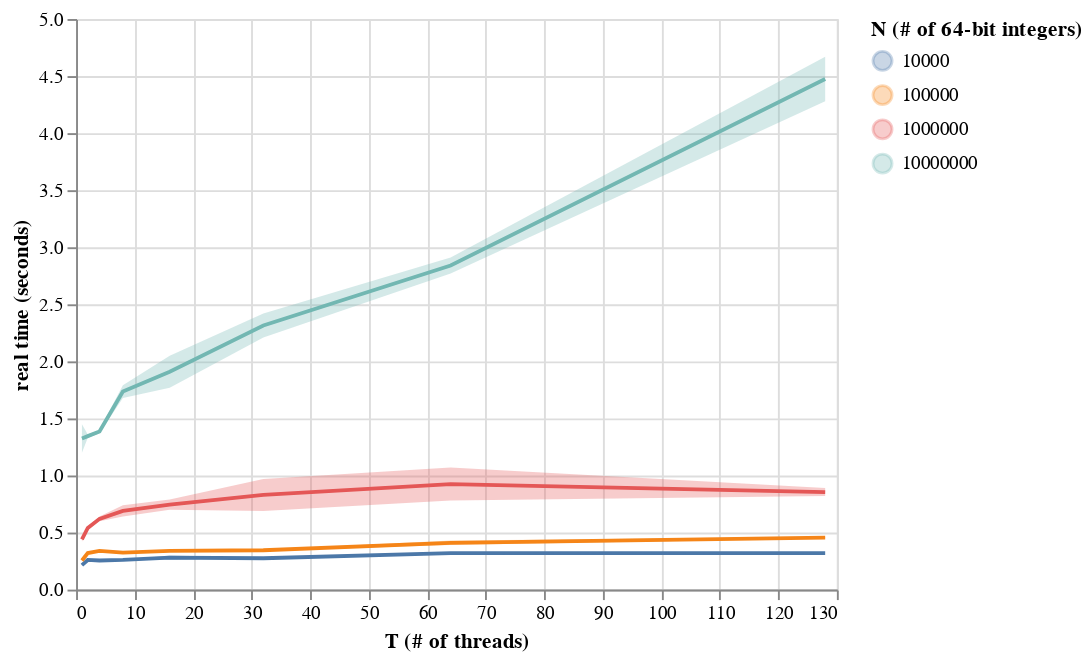

Notebook source saved alongside this figure:
### Code cell
charts[REAL]

### Figure 1 — Vega-Lite specification as saved in the notebook (floating-point values rounded to 4 significant figures)
{"config": {"view": {"continuousWidth": 400, "continuousHeight": 300}}, "layer": [{"mark": "line", "encoding": {"color": {"type": "nominal", "field": "N (# of 64-bit integers)"}, "x": {"type": "quantitative", "field": "T (# of threads)"}, "y": {"type": "quantitative", "aggregate": "mean", "field": "real time (seconds)"}}}, {"mark": {"type": "errorband", "extent": "ci"}, "encoding": {"color": {"type": "nominal", "field": "N (# of 64-bit integers)"}, "x": {"type": "quantitative", "field": "T (# of threads)"}, "y": {"type": "quantitative", "field": "real time (seconds)"}}}], "data": {"name": "data-16f539c5201a35a1d657755a7729af9f"}, "$schema": "https://vega.github.io/schema/vega-lite/v4.8.1.json", "datasets": {"data-16f539c5201a35a1d657755a7729af9f": [{"N (# of 64-bit integers)": 10000, "T (# of threads)": 1, "real time (seconds)": 0.21, "user execution time (cpu seconds)": 0.19, "system overhead time (cpu seconds)": 0.05}, {"N (# of 64-bit integers)": 10000, "T (# of threads)": 1, "real time (seconds)": 0.22, "user execution time (cpu seconds)": 0.19, "system overhead time (cpu seconds)": 0.05}, {"N (# of 64-bit integers)": 10000, "T (# of threads)": 2, "real time (seconds)": 0.26, "user execution time (cpu seconds)": 0.26, "system overhead time (cpu seconds)": 0.06}, {"N (# of 64-bit integers)": 10000, "T (# of threads)": 2, "real time (seconds)": 0.26, "user execution time (cpu seconds)": 0.27, "system overhead time (cpu seconds)": 0.06}, {"N (# of 64-bit integers)": 10000, "T (# of threads)": 4, "real time (seconds)": 0.26, "user execution time (cpu seconds)": 0.27, "system overhead time (cpu seconds)": 0.06}, {"N (# of 64-bit integers)": 10000, "T (# of threads)": 4, "real time (seconds)": 0.25, "user execution time (cpu seconds)": 0.27, "system overhead time (cpu seconds)": 0.06}, {"N (# of 64-bit integers)": 10000, "T (# of threads)": 8, "real time (seconds)": 0.26, "user execution time (cpu seconds)": 0.28, "system overhead time (cpu seconds)": 0.07}, {"N (# of 64-bit integers)": 10000, "T (# of threads)": 8, "real time (seconds)": 0.26, "user execution time (cpu seconds)": 0.27, "system overhead time (cpu seconds)": 0.06}, {"N (# of 64-bit integers)": 10000, "T (# of threads)": 16, "real time (seconds)": 0.3, "user execution time (cpu seconds)": 0.29, "system overhead time (cpu seconds)": 0.08}, {"N (# of 64-bit integers)": 10000, "T (# of threads)": 16, "real time (seconds)": 0.26, "user execution time (cpu seconds)": 0.28, "system overhead time (cpu seconds)": 0.07}, {"N (# of 64-bit integers)": 10000, "T (# of threads)": 32, "real time (seconds)": 0.28, "user execution time (cpu seconds)": 0.3, "system overhead time (cpu seconds)": 0.1}, {"N (# of 64-bit integers)": 10000, "T (# of threads)": 32, "real time (seconds)": 0.27, "user execution time (cpu seconds)": 0.3, "system overhead time (cpu seconds)": 0.08}, {"N (# of 64-bit integers)": 10000, "T (# of threads)": 64, "real time (seconds)": 0.33, "user execution time (cpu seconds)": 0.35, "system overhead time (cpu seconds)": 0.11}, {"N (# of 64-bit integers)": 10000, "T (# of threads)": 64, "real time (seconds)": 0.31, "user execution time (cpu seconds)": 0.35, "system overhead time (cpu seconds)": 0.1}, {"N (# of 64-bit integers)": 10000, "T (# of threads)": 128, "real time (seconds)": 0.32, "user execution time (cpu seconds)": 0.35, "system overhead time (cpu seconds)": 0.14}, {"N (# of 64-bit integers)": 10000, "T (# of threads)": 128, "real time (seconds)": 0.32, "user execution time (cpu seconds)": 0.34, "system overhead time (cpu seconds)": 0.13}, {"N (# of 64-bit integers)": 100000, "T (# of threads)": 1, "real time (seconds)": 0.26, "user execution time (cpu seconds)": 0.3, "system overhead time (cpu seconds)": 0.05}, {"N (# of 64-bit integers)": 100000, "T (# of threads)": 1, "real time (seconds)": 0.25, "user execution time (cpu seconds)": 0.28, "system overhead time (cpu seconds)": 0.05}, {"N (# of 64-bit integers)": 100000, "T (# of threads)": 2, "real time (seconds)": 0.33, "user execution time (cpu seconds)": 0.41, "system overhead time (cpu seconds)": 0.06}, {"N (# of 64-bit integers)": 100000, "T (# of threads)": 2, "real time (seconds)": 0.31, "user execution time (cpu seconds)": 0.4, "system overhead time (cpu seconds)": 0.07}, {"N (# of 64-bit integers)": 100000, "T (# of threads)": 4, "real time (seconds)": 0.34, "user execution time (cpu seconds)": 0.51, "system overhead time (cpu seconds)": 0.07}, {"N (# of 64-bit integers)": 100000, "T (# of threads)": 4, "real time (seconds)": 0.34, "user execution time (cpu seconds)": 0.47, "system overhead time (cpu seconds)": 0.08}, {"N (# of 64-bit integers)": 100000, "T (# of threads)": 8, "real time (seconds)": 0.33, "user execution time (cpu seconds)": 0.53, "system overhead time (cpu seconds)": 0.08}, {"N (# of 64-bit integers)": 100000, "T (# of threads)": 8, "real time (seconds)": 0.32, "user execution time (cpu seconds)": 0.45, "system overhead time (cpu seconds)": 0.08}, {"N (# of 64-bit integers)": 100000, "T (# of threads)": 16, "real time (seconds)": 0.35, "user execution time (cpu seconds)": 0.49, "system overhead time (cpu seconds)": 0.08}, {"N (# of 64-bit integers)": 100000, "T (# of threads)": 16, "real time (seconds)": 0.33, "user execution time (cpu seconds)": 0.45, "system overhead time (cpu seconds)": 0.08}, {"N (# of 64-bit integers)": 100000, "T (# of threads)": 32, "real time (seconds)": 0.34, "user execution time (cpu seconds)": 0.6, "system overhead time (cpu seconds)": 0.08}, {"N (# of 64-bit integers)": 100000, "T (# of threads)": 32, "real time (seconds)": 0.35, "user execution time (cpu seconds)": 0.48, "system overhead time (cpu seconds)": 0.1}, {"N (# of 64-bit integers)": 100000, "T (# of threads)": 64, "real time (seconds)": 0.39, "user execution time (cpu seconds)": 0.61, "system overhead time (cpu seconds)": 0.13}, {"N (# of 64-bit integers)": 100000, "T (# of threads)": 64, "real time (seconds)": 0.43, "user execution time (cpu seconds)": 0.58, "system overhead time (cpu seconds)": 0.16}, {"N (# of 64-bit integers)": 100000, "T (# of threads)": 128, "real time (seconds)": 0.45, "user execution time (cpu seconds)": 0.62, "system overhead time (cpu seconds)": 0.15}, {"N (# of 64-bit integers)": 100000, "T (# of threads)": 128, "real time (seconds)": 0.46, "user execution time (cpu seconds)": 0.6, "system overhead time (cpu seconds)": 0.17}, {"N (# of 64-bit integers)": 1000000, "T (# of threads)": 1, "real time (seconds)": 0.42, "user execution time (cpu seconds)": 0.47, "system overhead time (cpu seconds)": 0.06}, {"N (# of 64-bit integers)": 1000000, "T (# of threads)": 1, "real time (seconds)": 0.46, "user execution time (cpu seconds)": 0.57, "system overhead time (cpu seconds)": 0.06}, {"N (# of 64-bit integers)": 1000000, "T (# of threads)": 2, "real time (seconds)": 0.53, "user execution time (cpu seconds)": 0.84, "system overhead time (cpu seconds)": 0.08}, {"N (# of 64-bit integers)": 1000000, "T (# of threads)": 2, "real time (seconds)": 0.55, "user execution time (cpu seconds)": 0.88, "system overhead time (cpu seconds)": 0.09}, {"N (# of 64-bit integers)": 1000000, "T (# of threads)": 4, "real time (seconds)": 0.6, "user execution time (cpu seconds)": 1.27, "system overhead time (cpu seconds)": 0.11}, {"N (# of 64-bit integers)": 1000000, "T (# of threads)": 4, "real time (seconds)": 0.64, "user execution time (cpu seconds)": 1.54, "system overhead time (cpu seconds)": 0.11}, {"N (# of 64-bit integers)": 1000000, "T (# of threads)": 8, "real time (seconds)": 0.64, "user execution time (cpu seconds)": 1.71, "system overhead time (cpu seconds)": 0.13}, {"N (# of 64-bit integers)": 1000000, "T (# of threads)": 8, "real time (seconds)": 0.74, "user execution time (cpu seconds)": 2.5, "system overhead time (cpu seconds)": 0.15}, {"N (# of 64-bit integers)": 1000000, "T (# of threads)": 16, "real time (seconds)": 0.79, "user execution time (cpu seconds)": 2.64, "system overhead time (cpu seconds)": 0.17}, {"N (# of 64-bit integers)": 1000000, "T (# of threads)": 16, "real time (seconds)": 0.7, "user execution time (cpu seconds)": 2.01, "system overhead time (cpu seconds)": 0.15}, {"N (# of 64-bit integers)": 1000000, "T (# of threads)": 32, "real time (seconds)": 0.69, "user execution time (cpu seconds)": 1.65, "system overhead time (cpu seconds)": 0.17}, {"N (# of 64-bit integers)": 1000000, "T (# of threads)": 32, "real time (seconds)": 0.97, "user execution time (cpu seconds)": 3.33, "system overhead time (cpu seconds)": 0.19}, {"N (# of 64-bit integers)": 1000000, "T (# of threads)": 64, "real time (seconds)": 0.78, "user execution time (cpu seconds)": 2.11, "system overhead time (cpu seconds)": 0.2}, {"N (# of 64-bit integers)": 1000000, "T (# of threads)": 64, "real time (seconds)": 1.07, "user execution time (cpu seconds)": 1.61, "system overhead time (cpu seconds)": 0.28}, {"N (# of 64-bit integers)": 1000000, "T (# of threads)": 128, "real time (seconds)": 0.89, "user execution time (cpu seconds)": 1.59, "system overhead time (cpu seconds)": 0.26}, {"N (# of 64-bit integers)": 1000000, "T (# of threads)": 128, "real time (seconds)": 0.82, "user execution time (cpu seconds)": 1.62, "system overhead time (cpu seconds)": 0.27}, {"N (# of 64-bit integers)": 10000000, "T (# of threads)": 1, "real time (seconds)": 1.45, "user execution time (cpu seconds)": 1.12, "system overhead time (cpu seconds)": 0.14}, {"N (# of 64-bit integers)": 10000000, "T (# of threads)": 1, "real time (seconds)": 1.2, "user execution time (cpu seconds)": 1.1, "system overhead time (cpu seconds)": 0.12}, {"N (# of 64-bit integers)": 10000000, "T (# of threads)": 2, "real time (seconds)": 1.36, "user execution time (cpu seconds)": 1.76, "system overhead time (cpu seconds)": 0.22}, {"N (# of 64-bit integers)": 10000000, "T (# of threads)": 2, "real time (seconds)": 1.33, "user execution time (cpu seconds)": 1.66, "system overhead time (cpu seconds)": 0.23}, {"N (# of 64-bit integers)": 10000000, "T (# of threads)": 4, "real time (seconds)": 1.4, "user execution time (cpu seconds)": 2.26, "system overhead time (cpu seconds)": 0.3}, {"N (# of 64-bit integers)": 10000000, "T (# of threads)": 4, "real time (seconds)": 1.37, "user execution time (cpu seconds)": 2.21, "system overhead time (cpu seconds)": 0.29}, {"N (# of 64-bit integers)": 10000000, "T (# of threads)": 8, "real time (seconds)": 1.79, "user execution time (cpu seconds)": 4.46, "system overhead time (cpu seconds)": 0.54}, {"N (# of 64-bit integers)": 10000000, "T (# of threads)": 8, "real time (seconds)": 1.68, "user execution time (cpu seconds)": 3.82, "system overhead time (cpu seconds)": 0.4}, {"N (# of 64-bit integers)": 10000000, "T (# of threads)": 16, "real time (seconds)": 1.77, "user execution time (cpu seconds)": 4.01, "system overhead time (cpu seconds)": 0.38}, {"N (# of 64-bit integers)": 10000000, "T (# of threads)": 16, "real time (seconds)": 2.05, "user execution time (cpu seconds)": 4.62, "system overhead time (cpu seconds)": 0.44}, {"N (# of 64-bit integers)": 10000000, "T (# of threads)": 32, "real time (seconds)": 2.21, "user execution time (cpu seconds)": 4.73, "system overhead time (cpu seconds)": 0.55}, {"N (# of 64-bit integers)": 10000000, "T (# of threads)": 32, "real time (seconds)": 2.42, "user execution time (cpu seconds)": 6.92, "system overhead time (cpu seconds)": 0.57}, {"N (# of 64-bit integers)": 10000000, "T (# of threads)": 64, "real time (seconds)": 2.91, "user execution time (cpu seconds)": 7.93, "system overhead time (cpu seconds)": 0.59}, {"N (# of 64-bit integers)": 10000000, "T (# of threads)": 64, "real time (seconds)": 2.77, "user execution time (cpu seconds)": 7.49, "system overhead time (cpu seconds)": 0.74}, {"N (# of 64-bit integers)": 10000000, "T (# of threads)": 128, "real time (seconds)": 4.28, "user execution time (cpu seconds)": 17.23, "system overhead time (cpu seconds)": 0.7}, {"N (# of 64-bit integers)": 10000000, "T (# of threads)": 128, "real time (seconds)": 4.67, "user execution time (cpu seconds)": 19.15, "system overhead time (cpu seconds)": 0.83}]}}
